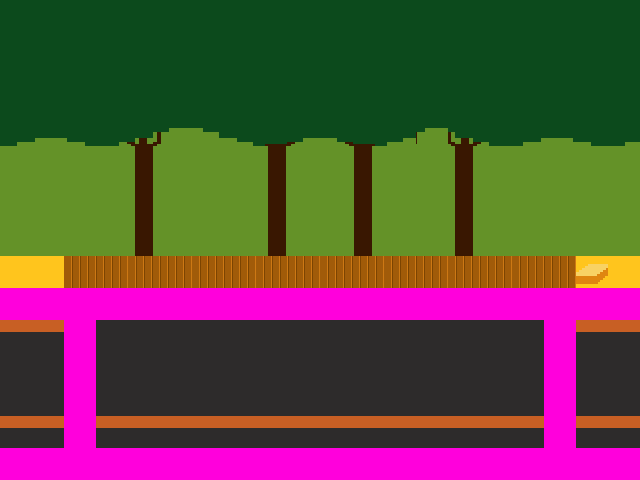

Rendered tile map (Tiled .tmx) drawn with the repository's tilesets; below, a short description and the full map source, tile grids included:
An orthogonal 20x15 tile map with 32x32 px tiles, 5 tile layers (platform, beams, bridge, ground, ...), 2 tilesets and 1 object (reward).

<map version="1.10" tiledversion="1.11.2" orientation="orthogonal" renderorder="right-down" width="20" height="15" tilewidth="32" tileheight="32" infinite="0" nextlayerid="10" nextobjectid="2">
 <properties>
  <property name="collision" type="bool" value="true" />
 </properties>
 <tileset firstgid="1" name="tileset" tilewidth="32" tileheight="32" tilecount="300" columns="20">
  <image source="tileset.png" width="640" height="480" />
 </tileset>
 <tileset firstgid="301" source="bridgefall.tsx" />
 <layer id="1" name="platform" width="20" height="15">
  <data encoding="csv">
1,1,1,1,1,1,1,1,1,1,1,1,1,1,1,1,1,1,1,1,
1,1,1,1,1,1,1,1,1,1,1,1,1,1,1,1,1,1,1,1,
1,1,1,1,1,1,1,1,1,1,1,1,1,1,1,1,1,1,1,1,
1,1,1,1,1,1,1,1,1,1,1,1,1,1,1,1,1,1,1,1,
2,3,4,5,6,7,8,9,10,11,2147483659,2147483658,2147483657,7,2147483654,2147483653,2147483652,2147483651,2147483650,2,
21,21,21,21,26,21,21,21,30,21,21,2147483678,21,21,26,21,21,21,21,21,
21,21,21,21,26,21,21,21,30,21,21,2147483678,21,21,26,21,21,21,21,21,
21,21,21,21,26,21,21,21,30,21,21,2147483678,21,21,26,21,21,21,21,21,
12,12,23,24,0,0,23,24,0,0,23,24,0,0,23,24,0,0,12,12,
32,32,0,0,0,0,0,0,0,0,0,0,0,0,0,0,0,0,32,32,
52,52,416,72,72,72,72,72,72,72,72,72,72,72,72,72,72,0,52,52,
72,72,0,72,72,72,72,72,72,72,72,72,72,72,72,72,72,0,72,72,
72,72,0,72,72,72,72,72,72,72,72,72,72,72,72,72,72,0,72,72,
52,52,52,52,52,52,52,52,52,52,52,52,52,52,52,52,52,52,52,52,
72,72,14,15,16,17,18,19,20,72,72,72,72,72,72,72,72,72,72,72
</data>
 </layer>
 <layer id="6" name="beams" width="20" height="15">
  <data encoding="csv">
0,0,0,0,0,0,0,0,0,0,0,0,0,0,0,0,0,0,0,0,
0,0,0,0,0,0,0,0,0,0,0,0,0,0,0,0,0,0,0,0,
0,0,0,0,0,0,0,0,0,0,0,0,0,0,0,0,0,0,0,0,
0,0,0,0,0,0,0,0,0,0,0,0,0,0,0,0,0,0,0,0,
0,0,0,0,0,0,0,0,0,0,0,0,0,0,0,0,0,0,0,0,
0,0,0,0,0,0,0,0,0,0,0,0,0,0,0,0,0,0,0,0,
0,0,0,0,0,0,0,0,0,0,0,0,0,0,0,0,0,0,0,0,
0,0,0,0,0,0,0,0,0,0,0,0,0,0,0,0,0,0,0,0,
0,0,0,0,0,0,0,0,0,0,0,0,0,0,0,0,0,0,0,0,
0,0,0,0,0,0,0,0,0,0,0,0,0,0,0,0,0,0,0,0,
0,0,0,0,0,0,0,0,0,0,0,0,0,0,0,0,0,0,0,0,
0,0,0,0,0,0,0,0,0,0,0,0,0,0,0,0,0,0,0,0,
0,0,0,0,0,0,0,0,0,0,0,0,0,0,0,0,0,0,0,0,
0,0,0,0,0,0,0,0,0,0,0,0,0,0,0,0,0,0,0,0,
0,0,0,0,0,0,0,0,0,0,0,0,0,0,0,0,0,0,0,0
</data>
 </layer>
 <layer id="2" name="bridge" width="20" height="15">
  <data encoding="csv">
0,0,0,0,0,0,0,0,0,0,0,0,0,0,0,0,0,0,0,0,
0,0,0,0,0,0,0,0,0,0,0,0,0,0,0,0,0,0,0,0,
0,0,0,0,0,0,0,0,0,0,0,0,0,0,0,0,0,0,0,0,
0,0,0,0,0,0,0,0,0,0,0,0,0,0,0,0,0,0,0,0,
0,0,0,0,0,0,0,0,0,0,0,0,0,0,0,0,0,0,0,0,
0,0,0,0,0,0,0,0,0,0,0,0,0,0,0,0,0,0,0,0,
0,0,43,0,0,0,0,0,0,0,0,0,0,0,0,0,0,2147483691,0,0,
0,0,63,0,0,0,0,0,0,2147483711,63,0,0,0,0,0,0,0,0,0,
0,0,415,416,415,416,415,416,415,416,415,416,415,416,415,416,415,416,0,0,
0,0,435,436,435,436,435,436,435,436,435,436,435,436,435,436,435,436,0,0,
0,0,123,0,0,0,0,0,0,0,0,0,0,0,0,0,0,123,0,0,
0,0,143,0,0,0,0,0,0,0,0,0,0,0,0,0,0,143,0,0,
0,0,163,0,0,0,0,0,0,0,0,0,0,0,0,0,0,163,0,0,
0,0,0,0,0,0,0,0,0,0,0,0,0,0,0,0,0,0,0,0,
0,0,0,0,0,0,0,0,0,0,0,0,0,0,0,0,0,0,0,0
</data>
 </layer>
 <layer id="4" name="ground" width="20" height="15">
  <properties>
   <property name="collision" type="bool" value="true" />
  </properties>
  <data encoding="csv">
0,0,0,0,0,0,0,0,0,0,0,0,0,0,0,0,0,0,0,0,
0,0,0,0,0,0,0,0,0,0,0,0,0,0,0,0,0,0,0,0,
0,0,0,0,0,0,0,0,0,0,0,0,0,0,0,0,0,0,0,0,
0,0,0,0,0,0,0,0,0,0,0,0,0,0,0,0,0,0,0,0,
0,0,0,0,0,0,0,0,0,0,0,0,0,0,0,0,0,0,0,0,
0,0,0,0,0,0,0,0,0,0,0,0,0,0,0,0,0,0,0,0,
0,0,0,0,0,0,0,0,0,0,0,0,0,0,0,0,0,0,0,0,
0,0,0,0,0,0,0,0,0,0,0,0,0,0,0,0,0,0,0,0,
0,0,0,0,0,0,0,0,0,0,0,0,0,0,0,0,0,0,0,0,
600,600,600,600,600,600,600,600,600,600,600,600,600,600,600,600,600,600,600,600,
0,0,600,0,0,0,0,0,0,0,0,0,0,0,0,0,0,600,0,0,
0,0,600,0,0,0,0,0,0,0,0,0,0,0,0,0,0,600,0,0,
0,0,600,0,0,0,0,0,0,0,0,0,0,0,0,0,0,600,0,0,
0,0,600,0,0,0,0,0,0,0,0,0,0,0,0,0,0,600,0,0,
600,600,600,600,600,600,600,600,600,600,600,600,600,600,600,600,600,600,600,600
</data>
 </layer>
 <objectgroup id="7" name="objects">
  <object id="1" name="reward" x="590.932" y="271.596" />
 </objectgroup>
 <layer id="9" name="rewards" width="20" height="15">
  <data encoding="csv">
0,0,0,0,0,0,0,0,0,0,0,0,0,0,0,0,0,0,0,0,
0,0,0,0,0,0,0,0,0,0,0,0,0,0,0,0,0,0,0,0,
0,0,0,0,0,0,0,0,0,0,0,0,0,0,0,0,0,0,0,0,
0,0,0,0,0,0,0,0,0,0,0,0,0,0,0,0,0,0,0,0,
0,0,0,0,0,0,0,0,0,0,0,0,0,0,0,0,0,0,0,0,
0,0,0,0,0,0,0,0,0,0,0,0,0,0,0,0,0,0,0,0,
0,0,0,0,0,0,0,0,0,0,0,0,0,0,0,0,0,0,0,0,
0,0,0,0,0,0,0,0,0,0,0,0,0,0,0,0,0,0,0,0,
0,0,0,0,0,0,0,0,0,0,0,0,0,0,0,0,0,0,327,0,
0,0,0,0,0,0,0,0,0,0,0,0,0,0,0,0,0,0,0,0,
0,0,0,0,0,0,0,0,0,0,0,0,0,0,0,0,0,0,0,0,
0,0,0,0,0,0,0,0,0,0,0,0,0,0,0,0,0,0,0,0,
0,0,0,0,0,0,0,0,0,0,0,0,0,0,0,0,0,0,0,0,
0,0,0,0,0,0,0,0,0,0,0,0,0,0,0,0,0,0,0,0,
0,0,0,0,0,0,0,0,0,0,0,0,0,0,0,0,0,0,0,0
</data>
 </layer>
</map>